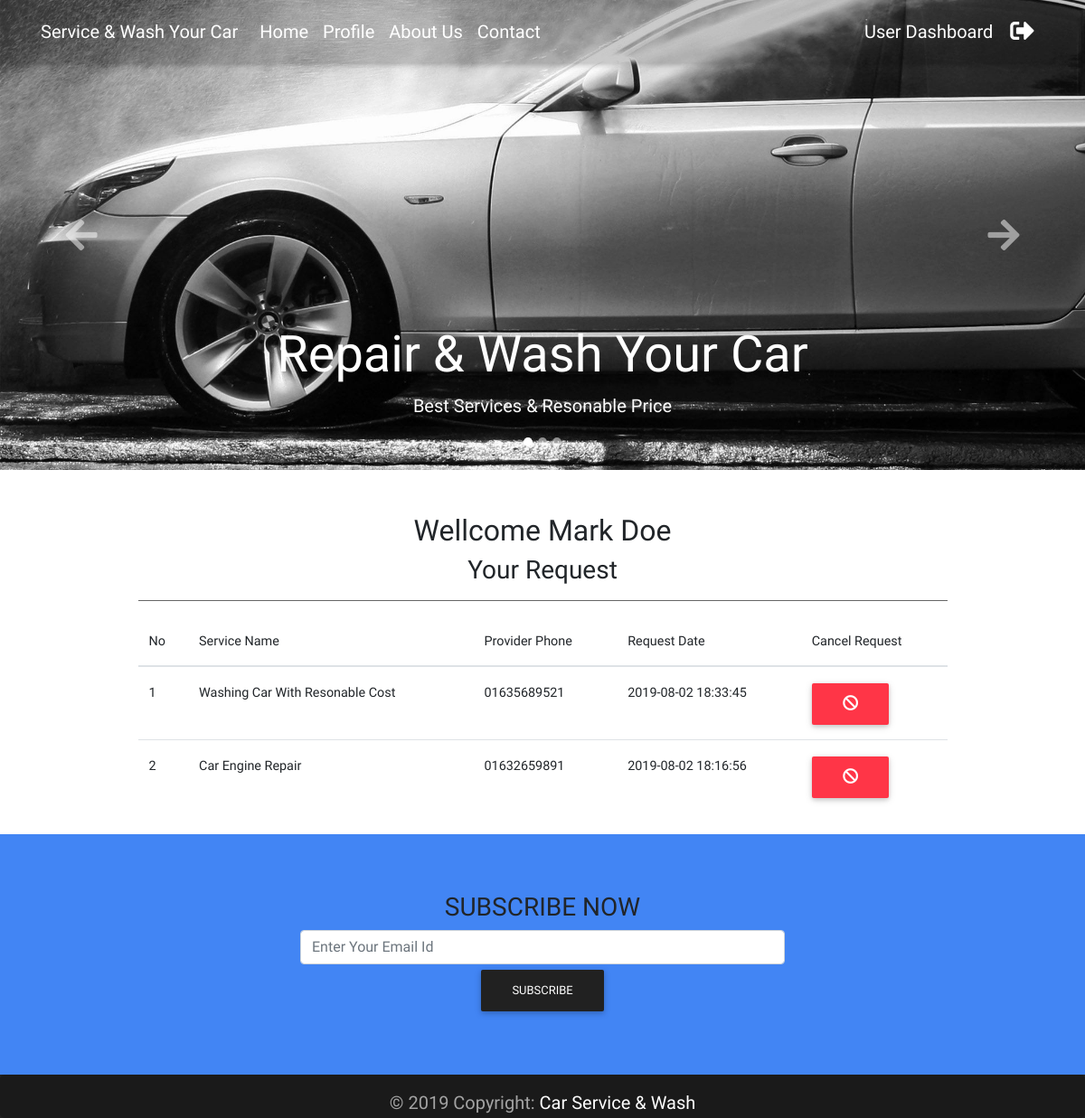
Page /user_dashboard.php (signed in) on the committed database.
### tables this page shows
CREATE TABLE `pages` (
  `id` int(10) UNSIGNED NOT NULL,
  `title` varchar(255) NOT NULL,
  `description` text NOT NULL
);

CREATE TABLE `requests` (
  `id` int(10) UNSIGNED NOT NULL,
  `provider_id` int(10) UNSIGNED NOT NULL,
  `service_id` int(10) UNSIGNED NOT NULL,
  `user_id` int(10) UNSIGNED NOT NULL,
  `date` timestamp NOT NULL DEFAULT CURRENT_TIMESTAMP
);

CREATE TABLE `services` (
  `id` int(11) UNSIGNED NOT NULL,
  `name` varchar(150) NOT NULL,
  `location` varchar(150) NOT NULL,
  `phone` varchar(15) NOT NULL,
  `category_id` int(10) UNSIGNED NOT NULL,
  `user_id` int(10) UNSIGNED NOT NULL,
  `description` text NOT NULL,
  `price` varchar(20) NOT NULL,
  `image` varchar(255) NOT NULL,
  `area` varchar(255) NOT NULL,
  `is_active` tinyint(4) NOT NULL DEFAULT '1',
  `date` timestamp NOT NULL DEFAULT CURRENT_TIMESTAMP
);

### lib/Session.php (called while the page is built, shortened)
<?php
class Session{
  public static function get($key){
    if (isset($_SESSION[$key])) {
      return $_SESSION[$key];
    } else {
      return false;
    }
  }
}
?>

### classes/Page.php (called while the page is built, shortened)
<?php
	$filepath=realpath(dirname(__FILE__));
	include_once ($filepath.'/../lib/Database.php');
?>
<?php
class Page
{
	private $db;
	function __construct(){
		$this->db=new Database();
	}
	public function getAllPage(){
		$query = "SELECT * FROM pages ORDER BY id DESC";
		$result = $this->db->select($query);
		return $result;
	}
}
?>

### lib/Database.php (called while the page is built, shortened)
<?php
    Class Database{
     public $host   = DB_HOST;
     public $user   = DB_USER;
     public $pass   = DB_PASS;
     public $dbname = DB_NAME;
     public $link;
    private function connectDB(){
     $this->link = new mysqli($this->host, $this->user, $this->pass,
      $this->dbname);
     }
    public function select($query){
      $result = $this->link->query($query) or
       die($this->link->error.__LINE__);
      if($result->num_rows > 0){
        return $result;
      } else {
        return false;
      }
     }
    }

### inc/inc.php (called while the page is built, shortened)
<?php
include 'lib/Session.php' ;
	include 'lib/Database.php' ;
	$request = new Request();
	$page = new Page();
?>

### classes/Request.php (called while the page is built, shortened)
<?php
	$filepath=realpath(dirname(__FILE__));
	include_once ($filepath.'/../lib/Database.php');
?>
<?php
class Request
{
	private $db;
    private $fm;
	function __construct(){
		$this->db=new Database();
	  	$this->fm=new Format();
	}
	public function getAllRequestForUser($id = null){
		if($id == null){
			$user_id = (Session::get('userId') !== false) ? Session::get('userId') : $id;
		}else{
			$user_id=$this->fm->validation($id);
       		$user_id=mysqli_real_escape_string($this->db->link,$user_id);
		}
		$query="SELECT requests.id as request_id,
				requests.date as request_date,
				users.full_name as user_name,
				users.email as email,
				users.phone as phone,
				users.id as user_id,
				services.name as service_name,
				services.phone as service_phone,
				services.id as service_id
				FROM requests
				INNER JOIN services
				on requests.service_id = services.id
				INNER JOIN users
				on requests.user_id = users.id
				WHERE requests.user_id = '$user_id'
				order by requests.id desc";
   		$result=$this->db->select($query);
   		return $result;
	}
}
?>

### user_dashboard.php (the view, shortened to what this page needs)
<?php include 'inc/header.php'; ?>
<?php include 'inc/top_nav.php'; ?>
<?php include 'inc/carousel.php'; ?>
<main>
	<div class="container">
		<div class="mt-5 wow fadeIn">
			<div class="col-md-10 mx-auto">
				<h2 class="text-center">Wellcome <?php echo Session::get('userName'); ?></h2>
				<h3 class="text-center">Your Request</h3>
				<hr class="hr-dark">
					<table class="table table-hover table-inverse">
						<thead>
							<tr>
								<th>No</th>
								<th>Service Name</th>
								<th>Provider Phone</th>
								<th>Request Date</th>
								<th>Cancel Request</th>
							</tr>
						</thead>
						<tbody>
							<?php
							$result = $request->getAllRequestForUser();
							$i = 0;
							if($result){
								while($value = $result->fetch_assoc()){
								$i++;
								?>
							<tr>
								<td><?php echo $i; ?></td>
								<td><?php echo $value['service_name']; ?></td>
								<td><?php echo $value['service_phone']; ?></td>
								<td><?php echo $value['request_date']; ?></td></td>
								<td>
									<a onclick="return confirm('Are You Sure?');" class="btn btn-danger" href="cancel_request.php?reqId=<?php echo $value['request_id']; ?>&userId=<?php echo $value['user_id']; ?>">
										<i class="fas fa-ban fa-lg"></i>
									</a>
								</td>
							</tr>
							<?php } } ?>
						</tbody>
					</table>
			</div>
		</div>
	</div>
</main>
<?php include 'inc/footer.php'; ?>

### inc/top_nav.php (shortened to what this page needs)
<nav class="navbar fixed-top navbar-expand-lg navbar-dark  scrolling-navbar">
    <div class="container">
        <a class="navbar-brand" href="index.php">
        <strong>Service & Wash Your Car</strong>
        </a>
        <div class="collapse navbar-collapse" id="navbarSupportedContent">
            <ul class="navbar-nav mr-auto">
                <li class="nav-item">
                  <a class="nav-link" href="index.php">Home
                  </a>
                </li>
                <?php if (Session::get('userLogin') == true || isset($_COOKIE['user'])): ?>
                         <li class="nav-item">
                          <a class="nav-link" href="<?php echo URLROOT ?>/profile.php">Profile</a>
                        </li>
                <?php endif ?>
                <?php
                   $result=$page->getAllPage();
                   if($result){
                       while($value=$result->fetch_assoc()) {
                ?>
                <li class="nav-item">
                    <a class="nav-link" href="<?php echo URLROOT ?>/page.php?pageId=<?php echo $value['id']; ?>"><?php echo $value['title']; ?></a>
                </li>
                <?php } } ?>
                <li class="nav-item">
                  <a class="nav-link" href="contact.php">Contact
                  </a>
                </li>
            </ul>
            <ul class="navbar-nav nav-flex-icons">
                <?php if (Session::get('userLogin') == true || isset($_COOKIE['user'])): ?>
                        <li class="nav-item">
                            <a href="<?php echo(URLROOT);?>/user_dashboard.php" class="nav-link" title="User Dashboard">
                                User Dashboard
                            </a>
                        </li>
                    <li class="nav-item">
                        <a href="<?php echo(URLROOT);?>/logout.php?action=logout" class="nav-link" title="logout">
                            <i class="fas fa-sign-out-alt fa-lg"></i>
                        </a>
                    </li>
                <?php endif ?>
            </ul>
        </div>
    </div>
</nav>

### assets/css/style.css (style rules this page uses)
body { font-family: 'Grenze', serif; font-size: 20px; }
.navbar { background-color: rgba(0, 0, 0, 0.2); }

### rows in the picture
pages: title "About Us"
requests: service.name "Washing Car With Resonable Cost", service.phone "01635689521", date "2019-08-02 18:33:45"
requests: service.name "Car Engine Repair", service.phone "01632659891", date "2019-08-02 18:16:56"

### other values in the picture
Session::get('userName') "Mark Doe"
